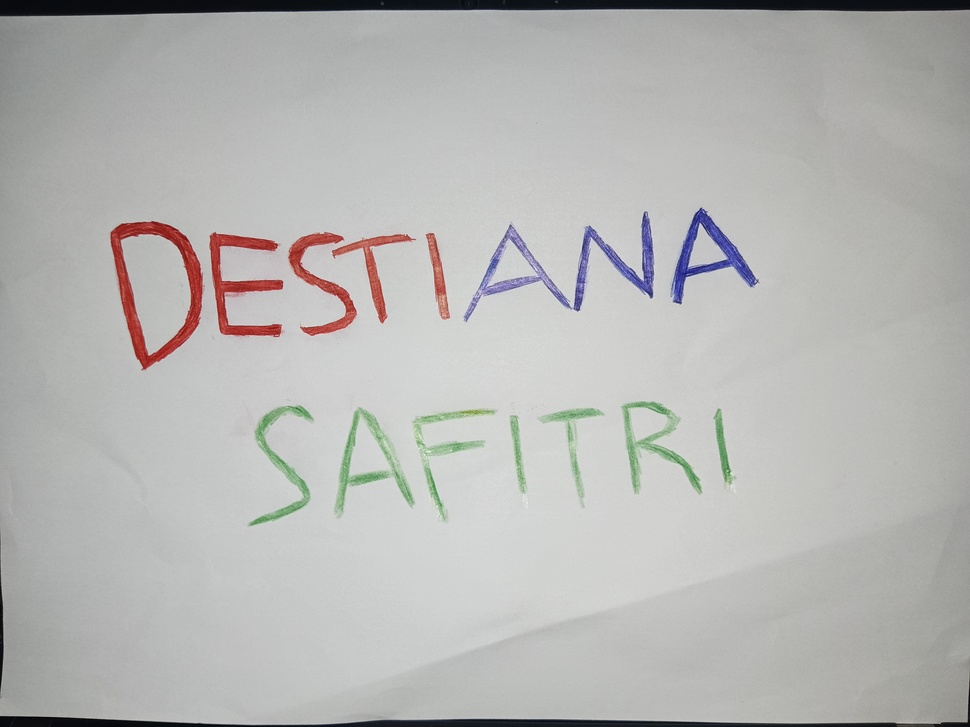
#> input picture dspcd.jpg, 970 x 727 px, shrunk from 4064 x 3048 before the run
$ jupyter execute UTS_PCD.ipynb
#> lines starting #> are read from the running program, lines starting #| are printed output that depends on the picture; after the words box and inside, x2 and y2 are one past the last pixel; in counts of white or black regions, pixels touching at a corner belong together
[cell 1]
import cv2
import matplotlib.pyplot as plt
import numpy as np

[cell 2]
img = cv2.imread('dspcd.jpg')
#> img is the input picture: shape (727, 970, 3); mean B, G, R 179.5, 181.3, 181.5

[cell 3]
img = cv2.cvtColor(img, cv2.COLOR_BGR2RGB)

[cell 4]
plt.imshow(img)

[cell 5]
biru = img[:, :, 0]
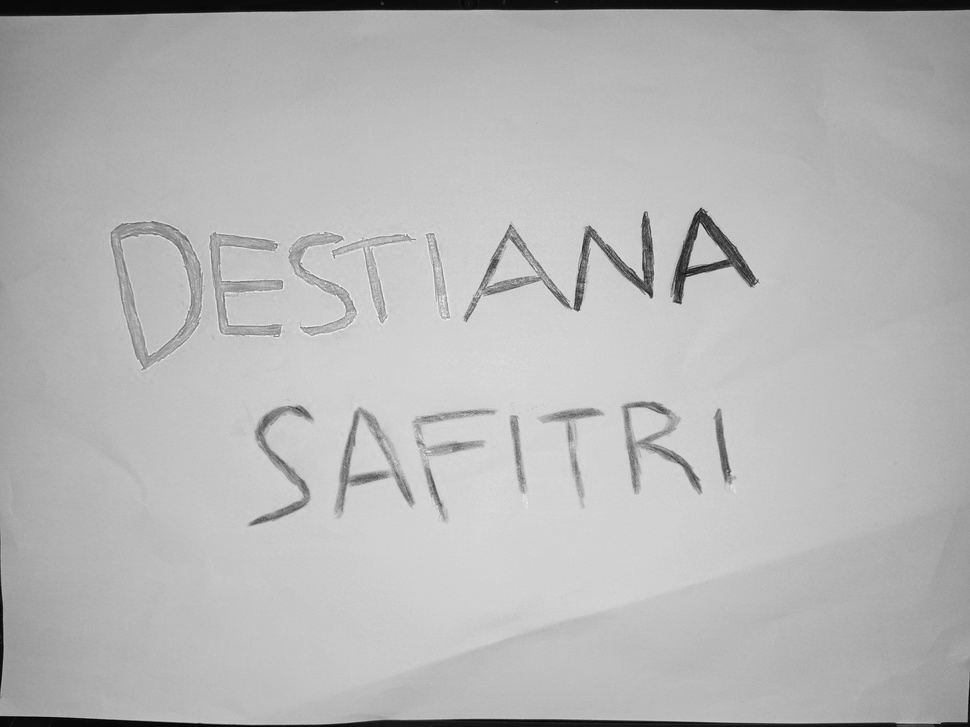
#> biru: shape (727, 970); min 0, max 246, mean 181.5
hijau = img[:, :, 1]
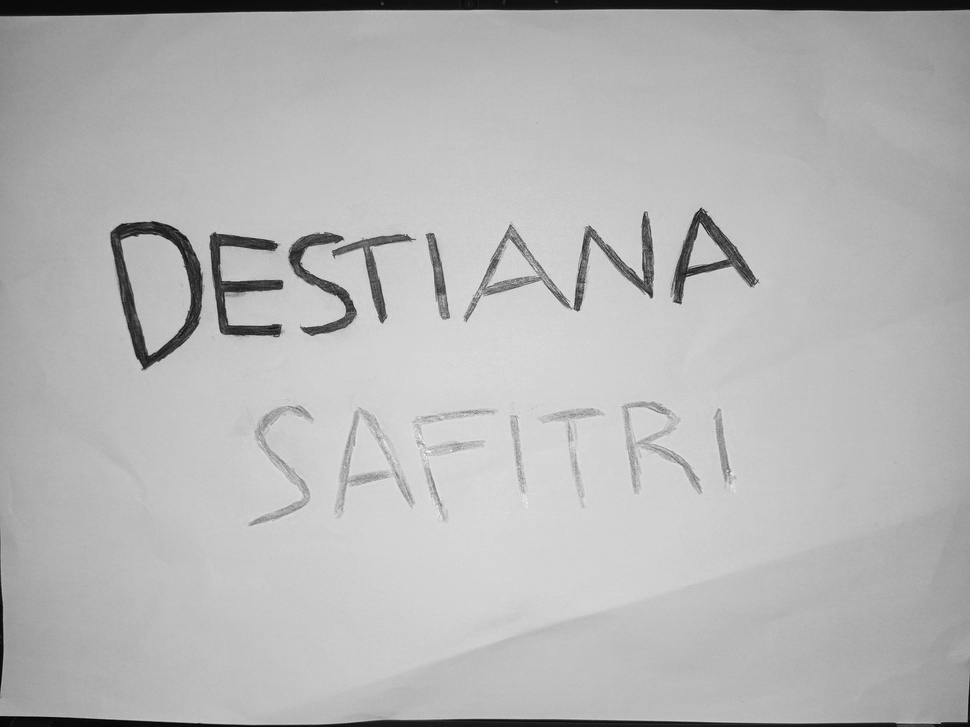
#> hijau: shape (727, 970); min 0, max 255, mean 181.3
merah = img[:, :, 2]
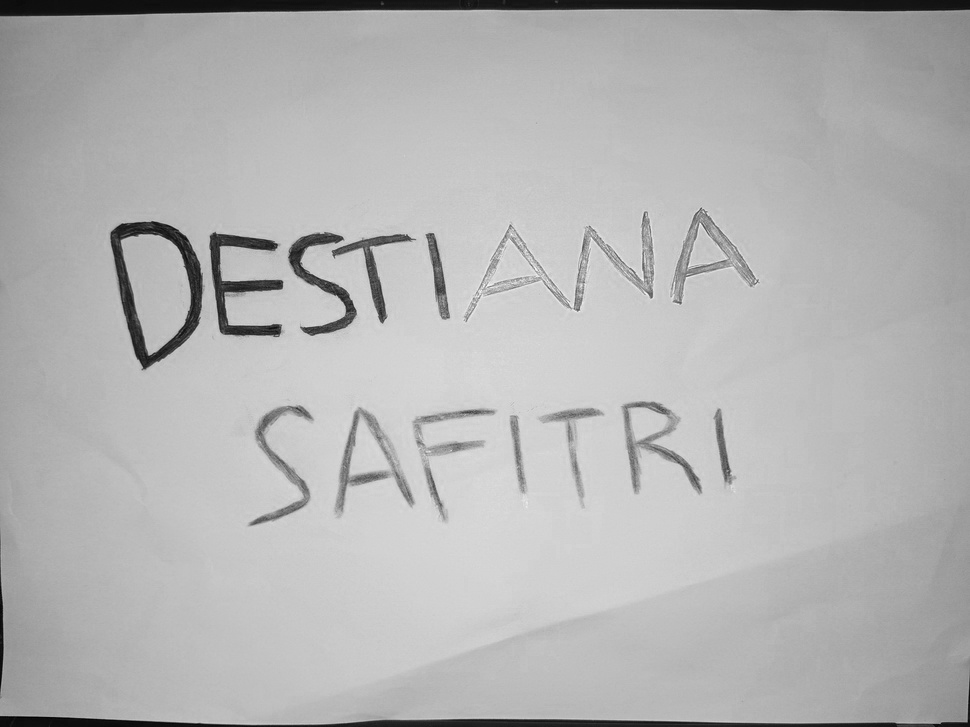
#> merah: shape (727, 970); min 0, max 255, mean 179.5

plt.figure(figsize=(15, 5))
# Tampilkan gambar asli
plt.subplot(2, 2, 1)
plt.imshow(img)
plt.title('Citra Asli')
plt.axis('off')

# Tampilkan saluran warna biru
plt.subplot(2, 2, 2)
plt.imshow(biru, cmap='gray')
plt.title('Saluran Biru')
plt.axis('off')

# Tampilkan saluran warna hijau
plt.subplot(2, 2, 3)
plt.imshow(hijau, cmap='gray')
plt.title('Saluran Hijau')
plt.axis('off')

# Tampilkan saluran warna merah
plt.subplot(2, 2, 4)
plt.imshow(merah, cmap='gray')
plt.title('Saluran Merah')
plt.axis('off')

# Tampilkan gambar
plt.tight_layout()
plt.show()

[cell 6]
fig, axs = plt.subplots(2,2, figsize=(20,6))
axs[0, 0].hist(img.ravel(),256,[0,256])
axs[0, 0].set_title('Histogram Citra Asli')

axs[0, 1].hist(biru.ravel(), 256, [0, 256], color='blue')
axs[0, 1].set_title('Histogram Saluran Biru')

axs[1, 0].hist(hijau.ravel(), 256, [0, 256], color='green')
axs[1, 0].set_title('Histogram Saluran Hijau')

axs[1, 1].hist(merah.ravel(), 256, [0, 256], color='red')
axs[1, 1].set_title('Histogram Saluran Merah')

plt.show()
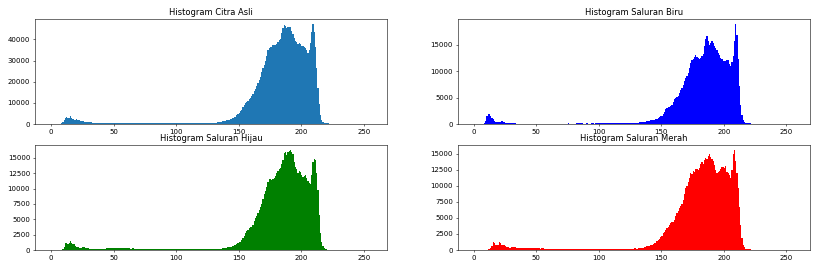
#> figure drawn by matplotlib, 4 panels; panel 1: tallest bar 47272 high, from x = 209 to 210; panel 2: tallest bar 18972 high, from x = 209 to 210; panel 3: tallest bar 16295 high, from x = 191 to 192; panel 4: tallest bar 15619 high, from x = 208 to 209

[cell 7]
# Baca gambar
gambar = cv2.imread('dspcd.jpg')

# Konversi gambar ke ruang warna HSV
hsv = cv2.cvtColor(gambar, cv2.COLOR_BGR2HSV)
#> hsv: shape (727, 970, 3); mean H, S, V 47.3, 9.6, 183.7

# Definisikan rentang warna untuk biru, merah, dan hijau
biru_bawah = np.array([100, 43, 46])
biru_atas = np.array([130, 255, 255])

merah_bawah = np.array([160, 43, 46])
merah_atas = np.array([180, 255, 255])

hijau_bawah = np.array([36, 43, 46])
hijau_atas = np.array([70, 255, 255])

# Buat masker untuk setiap warna
biru_mask = cv2.inRange(hsv, biru_bawah, biru_atas)
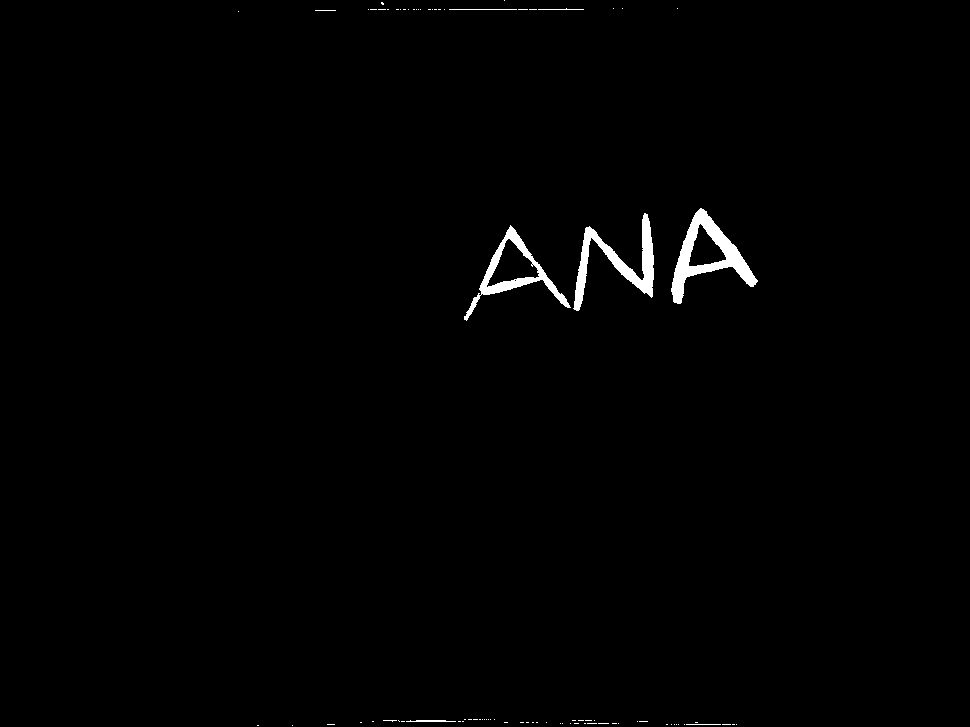
#> biru_mask: shape (727, 970); 0.95% white; 84 white regions (76 under 20 px), largest, box (x1, y1, x2, y2) and area: (671, 208, 758, 304) 2474, (573, 213, 654, 311) 2097, (464, 225, 571, 321) 1632
merah_mask = cv2.inRange(hsv, merah_bawah, merah_atas)
#> merah_mask: shape (727, 970); 0.16% white in thin lines or dots, all inside (x1, y1, x2, y2) = (117, 226, 442, 370)
hijau_mask = cv2.inRange(hsv, hijau_bawah, hijau_atas)
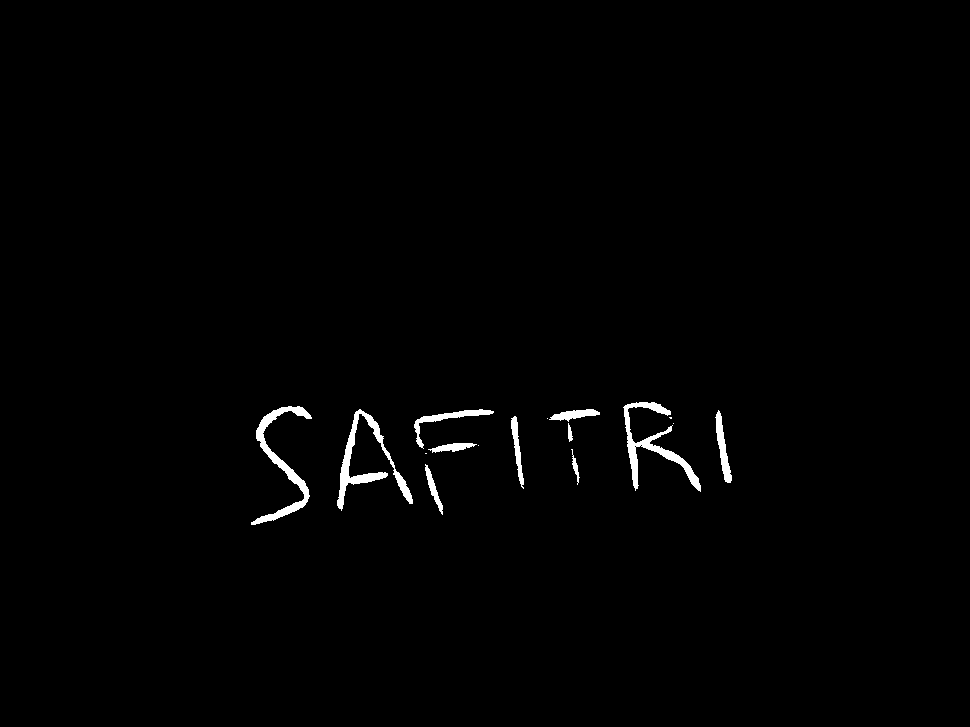
#> hijau_mask: shape (727, 970); 0.97% white; 16 white regions (5 under 20 px), largest, box (x1, y1, x2, y2) and area: (337, 409, 413, 511) 1517, (623, 402, 701, 492) 1459, (251, 406, 312, 525) 1444

# Temukan piksel yang cocok dengan setiap warna
biru_piksel = cv2.bitwise_and(gambar, gambar, mask=biru_mask)
merah_piksel = cv2.bitwise_and(gambar, gambar, mask=merah_mask)
hijau_piksel = cv2.bitwise_and(gambar, gambar, mask=hijau_mask)

# Tampilkan gambar asli dan gambar yang dideteksi menggunakan matplotlib
plt.figure(figsize=(10, 5))

# Gambar Asli
plt.subplot(2, 2, 1)
plt.imshow(cv2.cvtColor(gambar, cv2.COLOR_BGR2RGB))
plt.title('Gambar Asli')
plt.axis('off')

# Gambar Biru
plt.subplot(2, 2, 2)
plt.imshow(cv2.cvtColor(biru_piksel, cv2.COLOR_BGR2RGB))
plt.title('Biru')
plt.axis('off')

# Gambar Merah
plt.subplot(2, 2, 3)
plt.imshow(cv2.cvtColor(merah_piksel, cv2.COLOR_BGR2RGB))
plt.title('Merah')
plt.axis('off')

# Gambar Hijau
plt.subplot(2, 2, 4)
plt.imshow(cv2.cvtColor(hijau_piksel, cv2.COLOR_BGR2RGB))
plt.title('Hijau')
plt.axis('off')

plt.tight_layout()
plt.show()
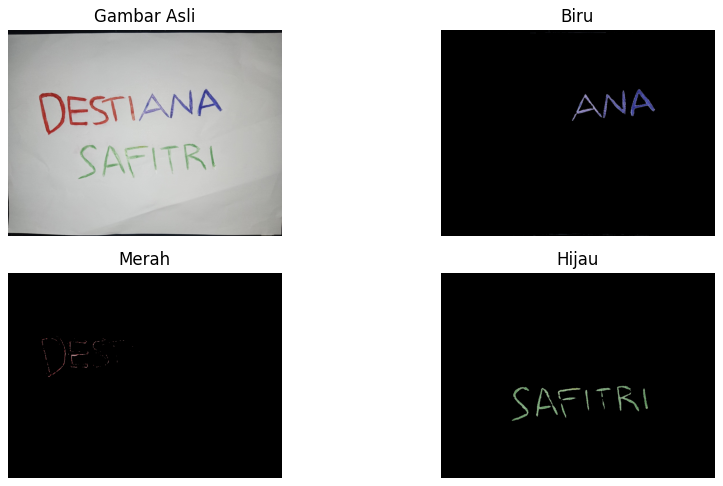
#> figure drawn by matplotlib, 4 panels
